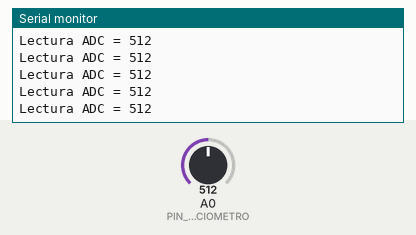
A sketch run on a simulated Arduino Uno, built with avr-gcc and run on an emulated ATmega328P. On the bench: the last lines printed to the serial monitor. The inputs (shaded band) are chosen by the test bench; at power-on: A0 (PIN_POTENCIOMETRO) = 512.

Above: at 1.2 s.
1.3 s: A0 (PIN_POTENCIOMETRO) set to 716
At 1.56 s:
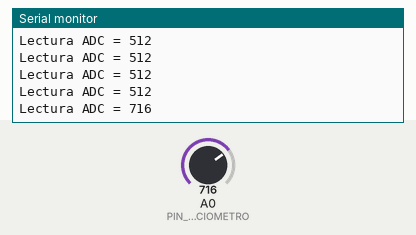
2.8 s: A0 (PIN_POTENCIOMETRO) set to 900
At 2.96 s:
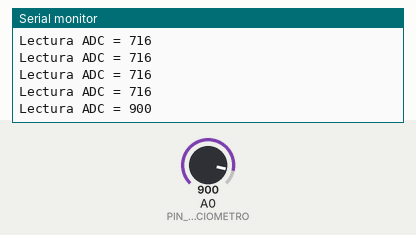
Timing chart, 0 to 5.8 s (numbered marks = the images above; inputs shaded):
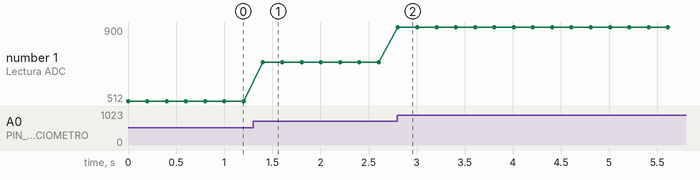

Measured:
- after the input at 1.3 s, the serial monitor: prints a new line after 0.10 s (image 1)
- after the input at 2.8 s, the serial monitor: prints a new line at once (image 2)
- plotted number 1: 512 → 716 after the input at 1.3 s, 716 → 900 after the input at 2.8 s

The sketch:

etapa_01_lectura_simple_potenciometro.ino
```cpp
const int PIN_POTENCIOMETRO = A0;

void setup() {

    Serial.begin(9600);
}

void loop() {

    int lecturaADC;

    lecturaADC =
        analogRead(PIN_POTENCIOMETRO);

    Serial.print("Lectura ADC = ");

    Serial.println(lecturaADC);

    delay(200);
}
```
